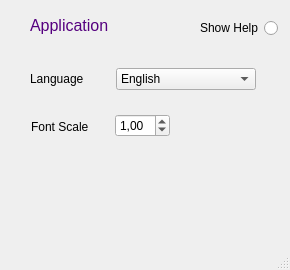
<?xml version="1.0" encoding="UTF-8"?>
<ui version="4.0">
 <class>AppProp</class>
 <widget class="QDialog" name="AppProp">
  <property name="geometry">
   <rect>
    <x>0</x>
    <y>0</y>
    <width>290</width>
    <height>270</height>
   </rect>
  </property>
  <property name="sizePolicy">
   <sizepolicy hsizetype="Preferred" vsizetype="Preferred">
    <horstretch>0</horstretch>
    <verstretch>0</verstretch>
   </sizepolicy>
  </property>
  <property name="minimumSize">
   <size>
    <width>290</width>
    <height>270</height>
   </size>
  </property>
  <property name="maximumSize">
   <size>
    <width>600</width>
    <height>270</height>
   </size>
  </property>
  <property name="windowTitle">
   <string>Application</string>
  </property>
  <property name="locale">
   <locale language="Spanish" country="Spain"/>
  </property>
  <property name="sizeGripEnabled">
   <bool>true</bool>
  </property>
  <widget class="QLabel" name="label_4">
   <property name="geometry">
    <rect>
     <x>30</x>
     <y>10</y>
     <width>151</width>
     <height>31</height>
    </rect>
   </property>
   <property name="palette">
    <palette>
     <active>
      <colorrole role="WindowText">
       <brush brushstyle="SolidPattern">
        <color alpha="255">
         <red>85</red>
         <green>0</green>
         <blue>127</blue>
        </color>
       </brush>
      </colorrole>
      <colorrole role="Text">
       <brush brushstyle="SolidPattern">
        <color alpha="255">
         <red>0</red>
         <green>0</green>
         <blue>0</blue>
        </color>
       </brush>
      </colorrole>
     </active>
     <inactive>
      <colorrole role="WindowText">
       <brush brushstyle="SolidPattern">
        <color alpha="255">
         <red>85</red>
         <green>0</green>
         <blue>127</blue>
        </color>
       </brush>
      </colorrole>
      <colorrole role="Text">
       <brush brushstyle="SolidPattern">
        <color alpha="255">
         <red>0</red>
         <green>0</green>
         <blue>0</blue>
        </color>
       </brush>
      </colorrole>
     </inactive>
     <disabled>
      <colorrole role="WindowText">
       <brush brushstyle="SolidPattern">
        <color alpha="255">
         <red>190</red>
         <green>190</green>
         <blue>190</blue>
        </color>
       </brush>
      </colorrole>
      <colorrole role="Text">
       <brush brushstyle="SolidPattern">
        <color alpha="255">
         <red>190</red>
         <green>190</green>
         <blue>190</blue>
        </color>
       </brush>
      </colorrole>
     </disabled>
    </palette>
   </property>
   <property name="font">
    <font>
     <pointsize>12</pointsize>
    </font>
   </property>
   <property name="text">
    <string>Application</string>
   </property>
   <property name="alignment">
    <set>Qt::AlignLeading|Qt::AlignLeft|Qt::AlignVCenter</set>
   </property>
  </widget>
  <widget class="QTextEdit" name="helpText">
   <property name="geometry">
    <rect>
     <x>300</x>
     <y>11</y>
     <width>291</width>
     <height>248</height>
    </rect>
   </property>
   <property name="acceptDrops">
    <bool>false</bool>
   </property>
   <property name="html">
    <string>&lt;!DOCTYPE HTML PUBLIC &quot;-//W3C//DTD HTML 4.0//EN&quot; &quot;http://www.w3.org/TR/REC-html40/strict.dtd&quot;&gt;
&lt;html&gt;&lt;head&gt;&lt;meta name=&quot;qrichtext&quot; content=&quot;1&quot; /&gt;&lt;style type=&quot;text/css&quot;&gt;
p, li { white-space: pre-wrap; }
&lt;/style&gt;&lt;/head&gt;&lt;body style=&quot; font-family:'Sans Serif'; font-size:9pt; font-weight:400; font-style:normal;&quot;&gt;
&lt;p style=&quot; margin-top:0px; margin-bottom:0px; margin-left:0px; margin-right:0px; -qt-block-indent:0; text-indent:0px;&quot;&gt;Property: (default value)&lt;/p&gt;
&lt;p style=&quot;-qt-paragraph-type:empty; margin-top:0px; margin-bottom:0px; margin-left:0px; margin-right:0px; -qt-block-indent:0; text-indent:0px;&quot;&gt;&lt;br /&gt;&lt;/p&gt;
&lt;p style=&quot;-qt-paragraph-type:empty; margin-top:0px; margin-bottom:0px; margin-left:0px; margin-right:0px; -qt-block-indent:0; text-indent:0px;&quot;&gt;&lt;br /&gt;&lt;/p&gt;
&lt;p style=&quot; margin-top:0px; margin-bottom:0px; margin-left:0px; margin-right:0px; -qt-block-indent:0; text-indent:0px;&quot;&gt;- Language: (English)&lt;/p&gt;
&lt;p style=&quot; margin-top:0px; margin-bottom:0px; margin-left:0px; margin-right:0px; -qt-block-indent:0; text-indent:0px;&quot;&gt;   Application Language.&lt;/p&gt;
&lt;p style=&quot; margin-top:0px; margin-bottom:0px; margin-left:0px; margin-right:0px; -qt-block-indent:0; text-indent:0px;&quot;&gt;   Needs Restart.&lt;/p&gt;
&lt;p style=&quot;-qt-paragraph-type:empty; margin-top:0px; margin-bottom:0px; margin-left:0px; margin-right:0px; -qt-block-indent:0; text-indent:0px;&quot;&gt;&lt;br /&gt;&lt;/p&gt;
&lt;p style=&quot; margin-top:0px; margin-bottom:0px; margin-left:0px; margin-right:0px; -qt-block-indent:0; text-indent:0px;&quot;&gt;- Font Scale: (1)&lt;/p&gt;
&lt;p style=&quot; margin-top:0px; margin-bottom:0px; margin-left:0px; margin-right:0px; -qt-block-indent:0; text-indent:0px;&quot;&gt;   Scale Application Font, example 1,5=150%.&lt;/p&gt;
&lt;p style=&quot; margin-top:0px; margin-bottom:0px; margin-left:0px; margin-right:0px; -qt-block-indent:0; text-indent:0px;&quot;&gt;   Minimum = 0.5&lt;/p&gt;
&lt;p style=&quot; margin-top:0px; margin-bottom:0px; margin-left:0px; margin-right:0px; -qt-block-indent:0; text-indent:0px;&quot;&gt;   Maximum = 2&lt;/p&gt;&lt;/body&gt;&lt;/html&gt;</string>
   </property>
   <property name="textInteractionFlags">
    <set>Qt::TextSelectableByKeyboard|Qt::TextSelectableByMouse</set>
   </property>
  </widget>
  <widget class="QRadioButton" name="helpButton">
   <property name="geometry">
    <rect>
     <x>178</x>
     <y>18</y>
     <width>100</width>
     <height>20</height>
    </rect>
   </property>
   <property name="layoutDirection">
    <enum>Qt::RightToLeft</enum>
   </property>
   <property name="text">
    <string>Show Help</string>
   </property>
  </widget>
  <widget class="QComboBox" name="language">
   <property name="geometry">
    <rect>
     <x>116</x>
     <y>68</y>
     <width>140</width>
     <height>22</height>
    </rect>
   </property>
   <item>
    <property name="text">
     <string>English</string>
    </property>
   </item>
   <item>
    <property name="text">
     <string>French</string>
    </property>
   </item>
   <item>
    <property name="text">
     <string>German</string>
    </property>
   </item>
   <item>
    <property name="text">
     <string>Italian</string>
    </property>
   </item>
   <item>
    <property name="text">
     <string>Russian</string>
    </property>
   </item>
   <item>
    <property name="text">
     <string>Spanish</string>
    </property>
   </item>
   <item>
    <property name="text">
     <string>Pt_Basil</string>
    </property>
   </item>
  </widget>
  <widget class="QLabel" name="label">
   <property name="geometry">
    <rect>
     <x>30</x>
     <y>72</y>
     <width>59</width>
     <height>14</height>
    </rect>
   </property>
   <property name="text">
    <string>Language</string>
   </property>
  </widget>
  <widget class="QDoubleSpinBox" name="fontScale">
   <property name="geometry">
    <rect>
     <x>115</x>
     <y>114</y>
     <width>55</width>
     <height>23</height>
    </rect>
   </property>
   <property name="minimum">
    <double>0.500000000000000</double>
   </property>
   <property name="maximum">
    <double>2.000000000000000</double>
   </property>
   <property name="value">
    <double>1.000000000000000</double>
   </property>
  </widget>
  <widget class="QLabel" name="label_2">
   <property name="geometry">
    <rect>
     <x>31</x>
     <y>119</y>
     <width>81</width>
     <height>16</height>
    </rect>
   </property>
   <property name="text">
    <string>Font Scale</string>
   </property>
  </widget>
 </widget>
 <tabstops>
  <tabstop>helpText</tabstop>
 </tabstops>
 <resources/>
 <connections/>
 <designerdata>
  <property name="gridDeltaX">
   <number>5</number>
  </property>
  <property name="gridDeltaY">
   <number>5</number>
  </property>
  <property name="gridSnapX">
   <bool>false</bool>
  </property>
  <property name="gridSnapY">
   <bool>false</bool>
  </property>
  <property name="gridVisible">
   <bool>true</bool>
  </property>
 </designerdata>
</ui>
